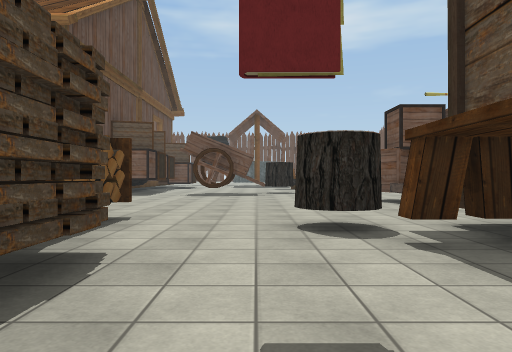
view 1 (above)

23 first-person views from a walk through a Unity game level. The camera is 1.2 m above the floor, looks level and sees 70° across. The floor is counted in squares, 2 m on a side. Each view is taken from the middle of a square. On the plan, view 1 faces up. The plan holds only what a view shows up to about 10 squares ahead; the rest is blank. The place goes on beyond the plan. The player character is not drawn. Some animated figures are not drawn. Some surface patterns are stand-ins.

view 2
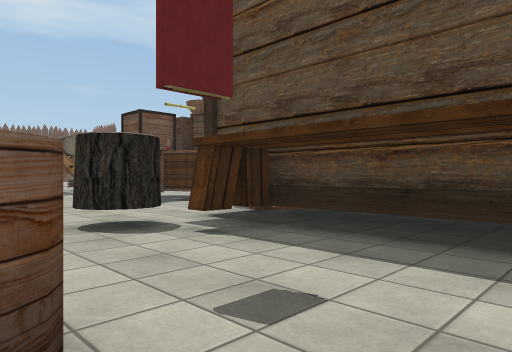

view 3
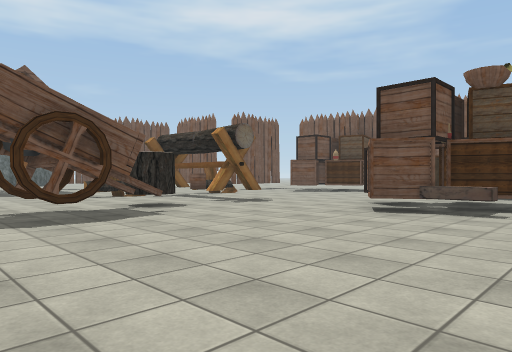

view 4
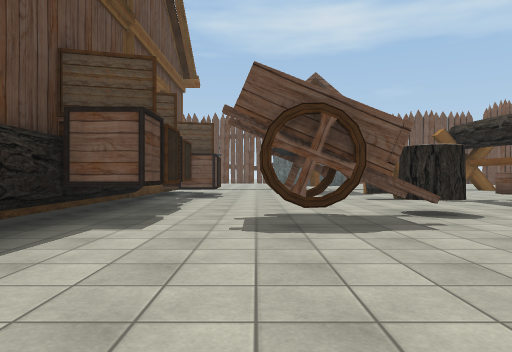

view 5
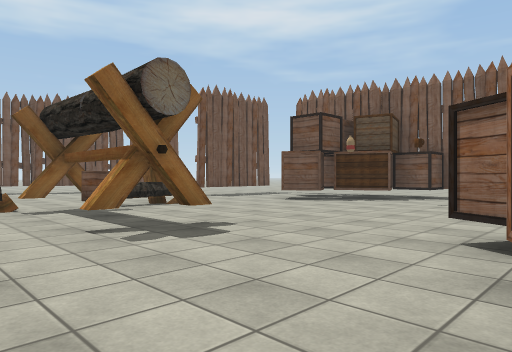

view 6
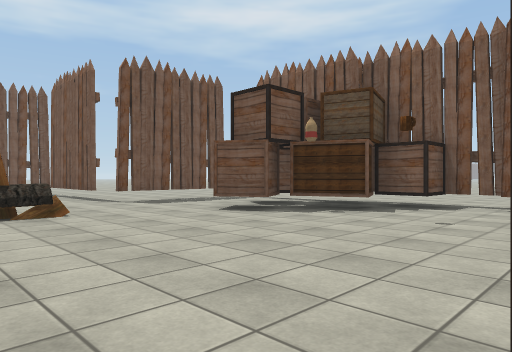

view 7
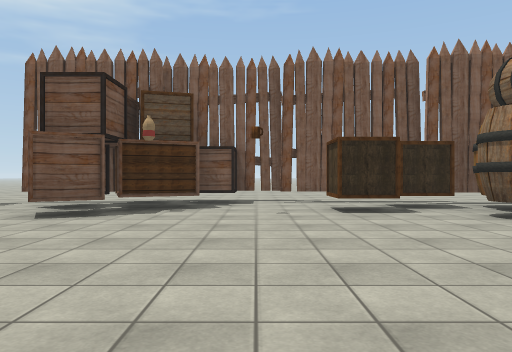

view 8
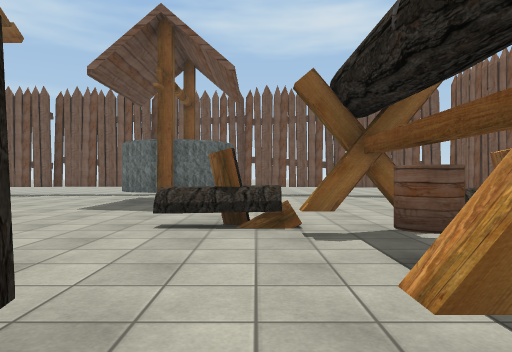

view 9
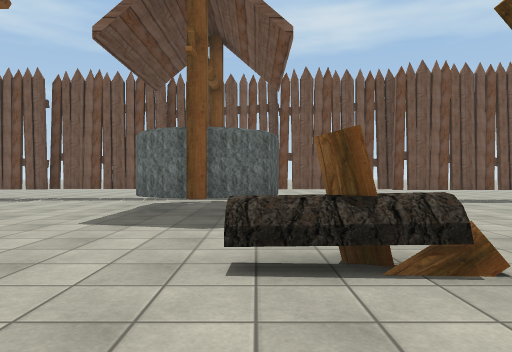

view 10
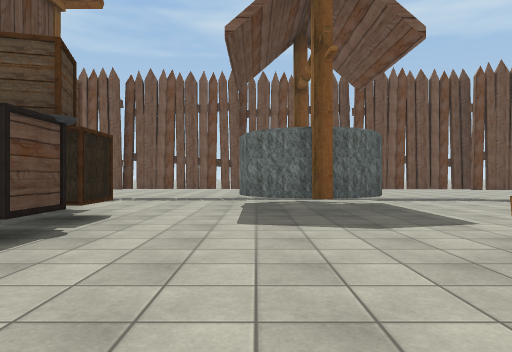

view 11
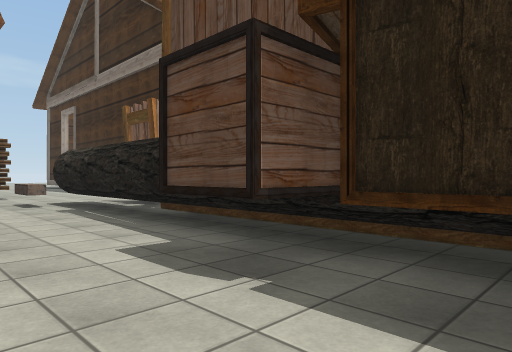

view 12
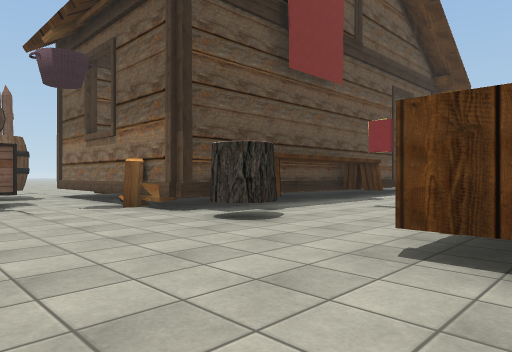

view 13
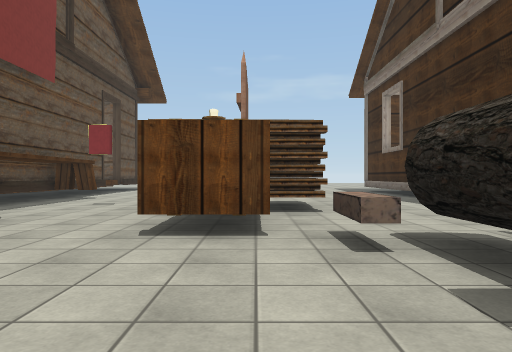

view 14
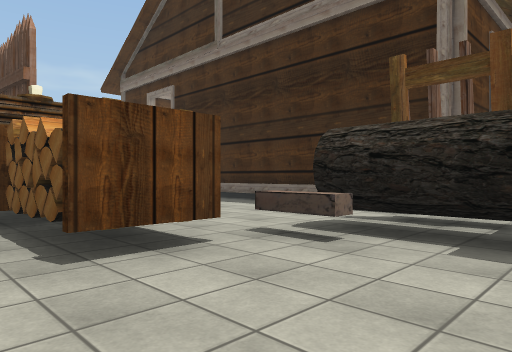

view 15
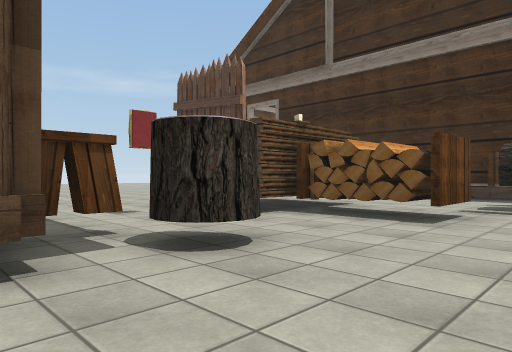

view 16
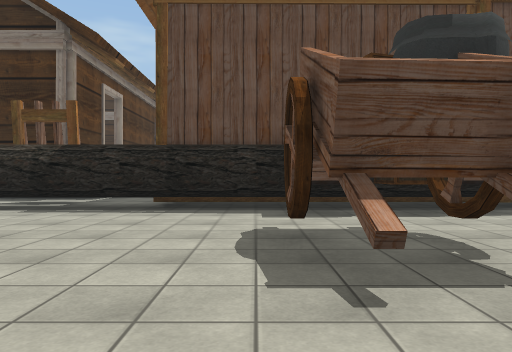

view 17
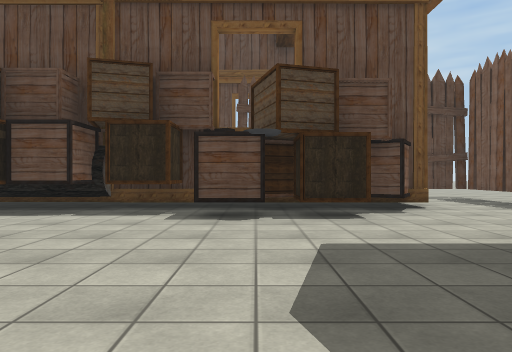

view 18
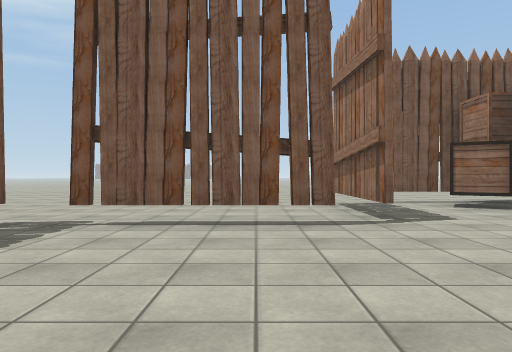

view 19
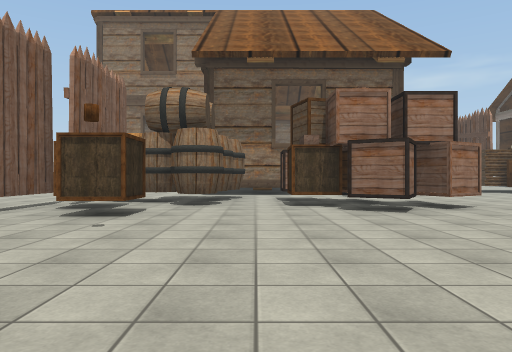

view 20
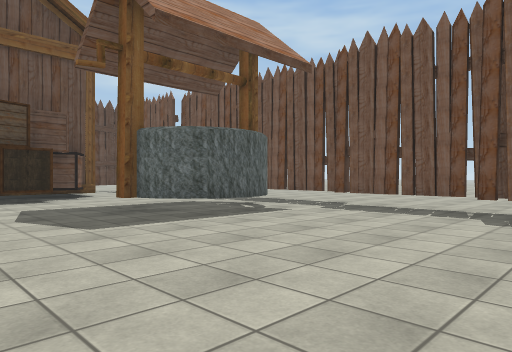

view 21
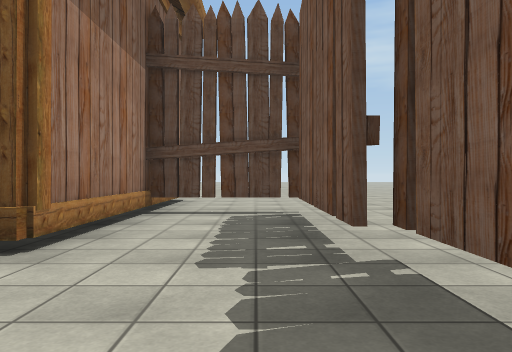

view 22
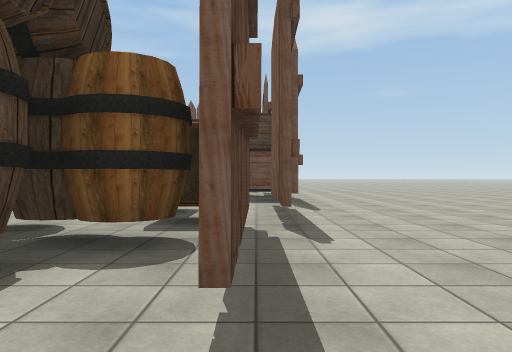

view 23
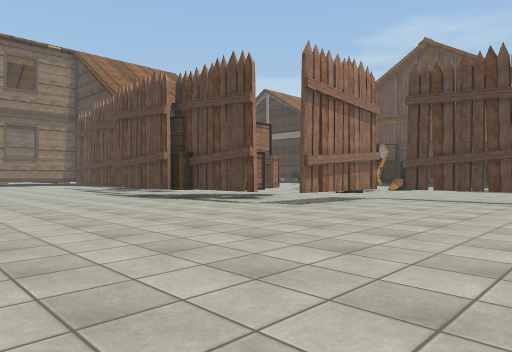

### Floor plan
Key: @ floor where view 1 was taken; # wall or solid block; x gap in a wall; . floor; T thing the floor can be seen under or through; B box; A barrel; R rack; O other object.
Columns run from 12 left of view 1 to 17 right of it. Each row starts with its distance up from view 1.
 24 ....##############......
 23 ....T.......x....#TT....  ....
 22 ....T......  #......T.........
 21    #####...###......T.........
 20         O...#.......T.........
 19        #O...........x........
 18        #OO..........####.....
 17        OO.....O........x.....
 16        OO....OOOOO....O#.....
 15        #O......O....OOO#.....
 14        #O......O......OOT.....
 13        OO.OOOO.OO.....OOT.....
 12        #O..OO...........T.....
 11        #..OO...........T.....
 10        #.........O...BBT....
  9        T.......OOO....BB....
  8     ...T.......OOOO.#OA#...
  7     O.RT.........OO.#OA#..
  6     O.RTO...........##.#..
  5    OO...OOO.....O.... ...
  4     # ...OO..O.######  .
  3     # ..###..###
  2     #...####...#
  1     #...   O...#
  0     #. ..  .@..#
 -1        ..  ...##

Positions as (right, up) in squares from view 1, and headings:
1: (0, 0), facing up
2: (-1, 0), facing up-right
3: (-3, 6), facing up-right
4: (-2, 7), facing up
5: (1, 9), facing up-right
6: (4, 10), facing up-right
7: (3, 12), facing right
8: (2, 12), facing up
9: (1, 14), facing up
10: (-1, 14), facing up
11: (-2, 14), facing down-left
12: (-3, 8), facing down-right
13: (-3, 9), facing down
14: (-1, 8), facing down-left
15: (3, 7), facing down-left
16: (2, 11), facing left
17: (2, 18), facing left
18: (3, 20), facing right
19: (7, 16), facing down
20: (6, 17), facing up-left
21: (-2, 23), facing left
22: (11, 4), facing up
23: (17, 23), facing down-left
